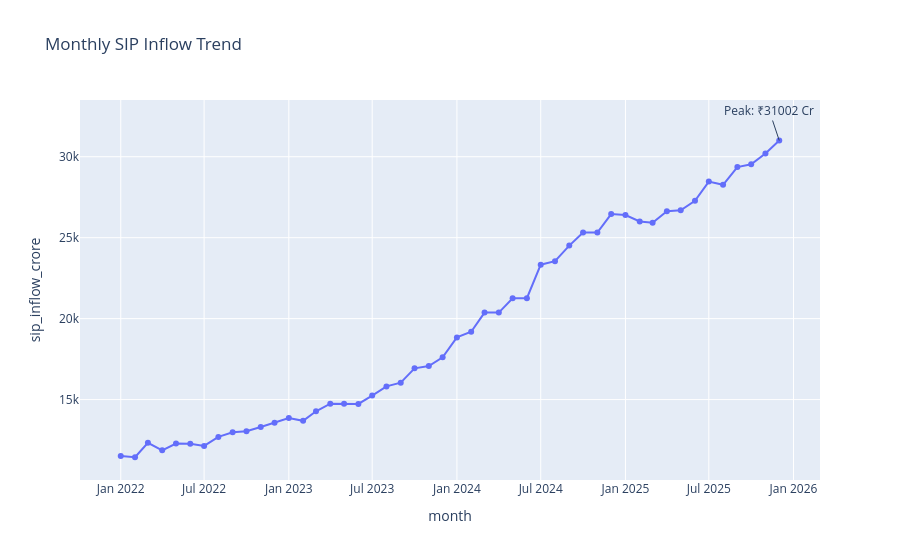

Source (notebook cell):
### Code cell
max_row = sip_df.loc[
    sip_df['sip_inflow_crore'].idxmax()
]

fig.add_annotation(
    x=str(max_row['month'].date()),
    y=max_row['sip_inflow_crore'],
    text=f"Peak: ₹{max_row['sip_inflow_crore']:.0f} Cr",
    showarrow=True
)

fig.show()

### Figure 1 — Plotly figure (JSON) as saved in the notebook; plotly's stock layout.template omitted (floating-point values rounded to 4 significant figures)
{"data": [{"hovertemplate": "month=%{x}<br>sip_inflow_crore=%{y}<extra></extra>", "legendgroup": "", "line": {"color": "#636efa", "dash": "solid"}, "marker": {"symbol": "circle"}, "mode": "lines+markers", "name": "", "orientation": "v", "showlegend": false, "type": "scatter", "x": ["2022-01-01T00:00:00", "2022-02-01T00:00:00", "2022-03-01T00:00:00", "2022-04-01T00:00:00", "2022-05-01T00:00:00", "2022-06-01T00:00:00", "2022-07-01T00:00:00", "2022-08-01T00:00:00", "2022-09-01T00:00:00", "2022-10-01T00:00:00", "2022-11-01T00:00:00", "2022-12-01T00:00:00", "2023-01-01T00:00:00", "2023-02-01T00:00:00", "2023-03-01T00:00:00", "2023-04-01T00:00:00", "2023-05-01T00:00:00", "2023-06-01T00:00:00", "2023-07-01T00:00:00", "2023-08-01T00:00:00", "2023-09-01T00:00:00", "2023-10-01T00:00:00", "2023-11-01T00:00:00", "2023-12-01T00:00:00", "2024-01-01T00:00:00", "2024-02-01T00:00:00", "2024-03-01T00:00:00", "2024-04-01T00:00:00", "2024-05-01T00:00:00", "2024-06-01T00:00:00", "2024-07-01T00:00:00", "2024-08-01T00:00:00", "2024-09-01T00:00:00", "2024-10-01T00:00:00", "2024-11-01T00:00:00", "2024-12-01T00:00:00", "2025-01-01T00:00:00", "2025-02-01T00:00:00", "2025-03-01T00:00:00", "2025-04-01T00:00:00", "2025-05-01T00:00:00", "2025-06-01T00:00:00", "2025-07-01T00:00:00", "2025-08-01T00:00:00", "2025-09-01T00:00:00", "2025-10-01T00:00:00", "2025-11-01T00:00:00", "2025-12-01T00:00:00"], "xaxis": "x", "y": [11517, 11438, 12328, 11863, 12286, 12276, 12140, 12694, 12976, 13040, 13306, 13573, 13856, 13687, 14276, 14749, 14749, 14734, 15245, 15814, 16042, 16928, 17073, 17610, 18838, 19187, 20371, 20371, 21262, 21262, 23332, 23547, 24509, 25323, 25320, 26459, 26400, 25999, 25926, 26632, 26688, 27274, 28464, 28265, 29361, 29529, 30200, 31002], "yaxis": "y"}], "layout": {"annotations": [{"showarrow": true, "text": "Peak: ₹31002 Cr", "x": "2025-12-01", "y": 31002}], "legend": {"tracegroupgap": 0}, "title": {"text": "Monthly SIP Inflow Trend"}, "xaxis": {"anchor": "y", "domain": [0, 1], "title": {"text": "month"}}, "yaxis": {"anchor": "x", "domain": [0, 1], "title": {"text": "sip_inflow_crore"}}}}
